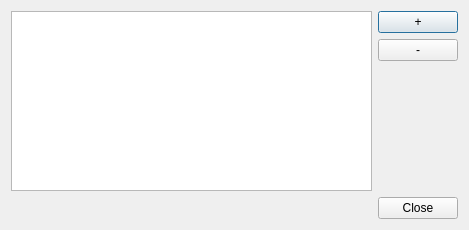
<?xml version="1.0" encoding="UTF-8"?>
<ui version="4.0">
 <class>KProjectsDialog</class>
 <widget class="QDialog" name="KProjectsDialog">
  <property name="geometry">
   <rect>
    <x>0</x>
    <y>0</y>
    <width>469</width>
    <height>230</height>
   </rect>
  </property>
  <property name="windowTitle">
   <string>Projects - Don't Panik</string>
  </property>
  <layout class="QVBoxLayout" name="verticalLayout_2">
   <item>
    <layout class="QHBoxLayout" name="horizontalLayout">
     <item>
      <widget class="dp::core::KProjectsTable" name="tableView">
       <attribute name="horizontalHeaderStretchLastSection">
        <bool>true</bool>
       </attribute>
      </widget>
     </item>
     <item>
      <layout class="QVBoxLayout" name="verticalLayout">
       <item>
        <widget class="KPushButton" name="kpushbutton">
         <property name="text">
          <string>+</string>
         </property>
        </widget>
       </item>
       <item>
        <widget class="KPushButton" name="kpushbutton_2">
         <property name="text">
          <string>-</string>
         </property>
        </widget>
       </item>
       <item>
        <spacer name="verticalSpacer">
         <property name="orientation">
          <enum>Qt::Vertical</enum>
         </property>
         <property name="sizeHint" stdset="0">
          <size>
           <width>20</width>
           <height>40</height>
          </size>
         </property>
        </spacer>
       </item>
      </layout>
     </item>
    </layout>
   </item>
   <item>
    <widget class="QDialogButtonBox" name="buttonBox">
     <property name="orientation">
      <enum>Qt::Horizontal</enum>
     </property>
     <property name="standardButtons">
      <set>QDialogButtonBox::Close</set>
     </property>
    </widget>
   </item>
  </layout>
 </widget>
 <customwidgets>
  <customwidget>
   <class>KPushButton</class>
   <extends>QPushButton</extends>
   <header>kpushbutton.h</header>
  </customwidget>
  <customwidget>
   <class>dp::core::KProjectsTable</class>
   <extends>QTableView</extends>
   <header>kprojectstable.h</header>
  </customwidget>
 </customwidgets>
 <resources/>
 <connections>
  <connection>
   <sender>buttonBox</sender>
   <signal>accepted()</signal>
   <receiver>KProjectsDialog</receiver>
   <slot>accept()</slot>
   <hints>
    <hint type="sourcelabel">
     <x>248</x>
     <y>254</y>
    </hint>
    <hint type="destinationlabel">
     <x>157</x>
     <y>274</y>
    </hint>
   </hints>
  </connection>
  <connection>
   <sender>buttonBox</sender>
   <signal>rejected()</signal>
   <receiver>KProjectsDialog</receiver>
   <slot>reject()</slot>
   <hints>
    <hint type="sourcelabel">
     <x>316</x>
     <y>260</y>
    </hint>
    <hint type="destinationlabel">
     <x>286</x>
     <y>274</y>
    </hint>
   </hints>
  </connection>
 </connections>
</ui>
